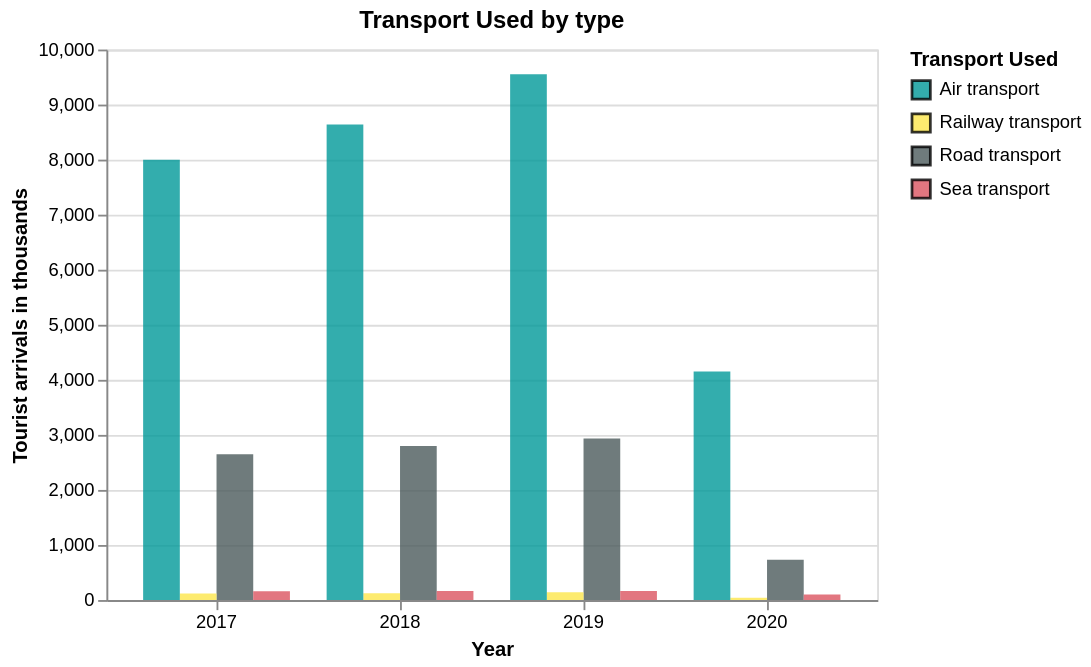

Vega-Lite specification for this chart:
### Vega-Lite specification from a JSON file in a GitHub repository (floating-point values rounded to 4 significant figures)
{"$schema": "https://vega.github.io/schema/vega-lite/v5.json", "title": "Transport Used by type", "data": {"values": [{"Year": "2017", "Transport Used": "Road transport", "Tourist arrivals in thousands": 2648.0}, {"Year": "2017", "Transport Used": "Railway transport", "Tourist arrivals in thousands": 117.8}, {"Year": "2017", "Transport Used": "Air transport", "Tourist arrivals in thousands": 7998.0}, {"Year": "2017", "Transport Used": "Sea transport", "Tourist arrivals in thousands": 161.2}, {"Year": "2018", "Transport Used": "Road transport", "Tourist arrivals in thousands": 2797.0}, {"Year": "2018", "Transport Used": "Railway transport", "Tourist arrivals in thousands": 121.9}, {"Year": "2018", "Transport Used": "Air transport", "Tourist arrivals in thousands": 8639.0}, {"Year": "2018", "Transport Used": "Sea transport", "Tourist arrivals in thousands": 162.4}, {"Year": "2019", "Transport Used": "Road transport", "Tourist arrivals in thousands": 2936.0}, {"Year": "2019", "Transport Used": "Railway transport", "Tourist arrivals in thousands": 141.7}, {"Year": "2019", "Transport Used": "Air transport", "Tourist arrivals in thousands": 9552.0}, {"Year": "2019", "Transport Used": "Sea transport", "Tourist arrivals in thousands": 162.4}, {"Year": "2020", "Transport Used": "Road transport", "Tourist arrivals in thousands": 729.9}, {"Year": "2020", "Transport Used": "Railway transport", "Tourist arrivals in thousands": 42.84}, {"Year": "2020", "Transport Used": "Air transport", "Tourist arrivals in thousands": 4151.0}, {"Year": "2020", "Transport Used": "Sea transport", "Tourist arrivals in thousands": 99.21}]}, "width": "container", "params": [{"name": "legend_highlight", "select": {"type": "point", "fields": ["Transport Used"], "on": "click"}, "bind": "legend"}, {"name": "highlight", "select": {"type": "point", "on": "mouseover", "clear": "mouseout"}}], "mark": {"type": "bar", "stroke": "black", "cursor": "pointer"}, "encoding": {"x": {"field": "Year"}, "y": {"field": "Tourist arrivals in thousands", "type": "quantitative"}, "xOffset": {"field": "Transport Used"}, "color": {"field": "Transport Used", "type": "nominal", "scale": {"domain": ["Air transport", "Railway transport", "Road transport", "Sea transport"], "range": ["#009999", "#FDE74C", "#4C5B5C", "#DB5461"]}}, "opacity": {"condition": {"param": "legend_highlight", "value": 0.8}, "value": 0.2}, "strokeWidth": {"condition": [{"param": "highlight", "empty": false, "value": 1}], "value": 0}, "tooltip": [{"field": "Year", "type": "nominal"}, {"field": "Transport Used", "type": "nominal"}, {"field": "Tourist arrivals in thousands", "type": "quantitative", "format": ".1f"}]}, "config": {"axis": {"labelAngle": 0}}}
